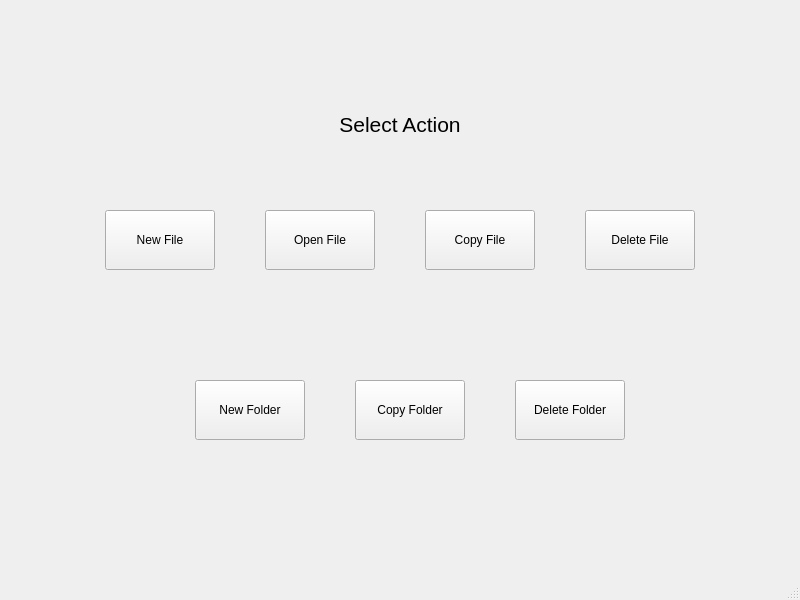
<?xml version="1.0" encoding="UTF-8"?>
<ui version="4.0">
 <class>MainWindow</class>
 <widget class="QMainWindow" name="MainWindow">
  <property name="geometry">
   <rect>
    <x>0</x>
    <y>0</y>
    <width>800</width>
    <height>600</height>
   </rect>
  </property>
  <property name="windowTitle">
   <string>MainWindow</string>
  </property>
  <widget class="QWidget" name="centralwidget">
   <widget class="QLabel" name="label">
    <property name="geometry">
     <rect>
      <x>300</x>
      <y>100</y>
      <width>200</width>
      <height>50</height>
     </rect>
    </property>
    <property name="font">
     <font>
      <pointsize>16</pointsize>
     </font>
    </property>
    <property name="text">
     <string>&lt;html&gt;&lt;head/&gt;&lt;body&gt;&lt;p align=&quot;center&quot;&gt;Select Action&lt;/p&gt;&lt;/body&gt;&lt;/html&gt;</string>
    </property>
   </widget>
   <widget class="QPushButton" name="deleteFileButton">
    <property name="geometry">
     <rect>
      <x>585</x>
      <y>210</y>
      <width>110</width>
      <height>60</height>
     </rect>
    </property>
    <property name="text">
     <string>Delete File</string>
    </property>
   </widget>
   <widget class="QPushButton" name="newFolderButton">
    <property name="geometry">
     <rect>
      <x>195</x>
      <y>380</y>
      <width>110</width>
      <height>60</height>
     </rect>
    </property>
    <property name="text">
     <string>New Folder</string>
    </property>
   </widget>
   <widget class="QPushButton" name="newFileButton">
    <property name="geometry">
     <rect>
      <x>105</x>
      <y>210</y>
      <width>110</width>
      <height>60</height>
     </rect>
    </property>
    <property name="text">
     <string>New File</string>
    </property>
   </widget>
   <widget class="QPushButton" name="copyFileButton">
    <property name="geometry">
     <rect>
      <x>425</x>
      <y>210</y>
      <width>110</width>
      <height>60</height>
     </rect>
    </property>
    <property name="text">
     <string>Copy File</string>
    </property>
   </widget>
   <widget class="QPushButton" name="copyFolderButton">
    <property name="geometry">
     <rect>
      <x>355</x>
      <y>380</y>
      <width>110</width>
      <height>60</height>
     </rect>
    </property>
    <property name="text">
     <string>Copy Folder</string>
    </property>
   </widget>
   <widget class="QPushButton" name="deleteFolderButton">
    <property name="geometry">
     <rect>
      <x>515</x>
      <y>380</y>
      <width>110</width>
      <height>60</height>
     </rect>
    </property>
    <property name="text">
     <string>Delete Folder</string>
    </property>
   </widget>
   <widget class="QPushButton" name="openFileButton">
    <property name="geometry">
     <rect>
      <x>265</x>
      <y>210</y>
      <width>110</width>
      <height>60</height>
     </rect>
    </property>
    <property name="text">
     <string>Open File</string>
    </property>
   </widget>
  </widget>
  <widget class="QMenuBar" name="menubar">
   <property name="geometry">
    <rect>
     <x>0</x>
     <y>0</y>
     <width>800</width>
     <height>21</height>
    </rect>
   </property>
  </widget>
  <widget class="QStatusBar" name="statusbar"/>
 </widget>
 <resources/>
 <connections/>
</ui>
